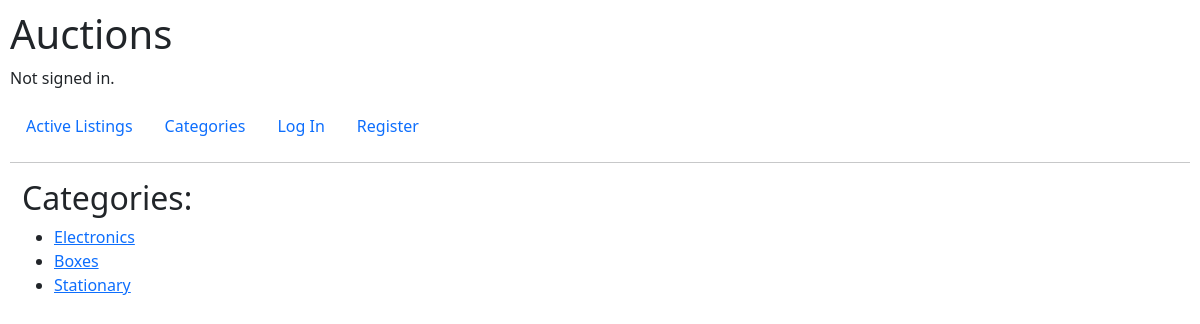
Page /categories on the earlier database version.
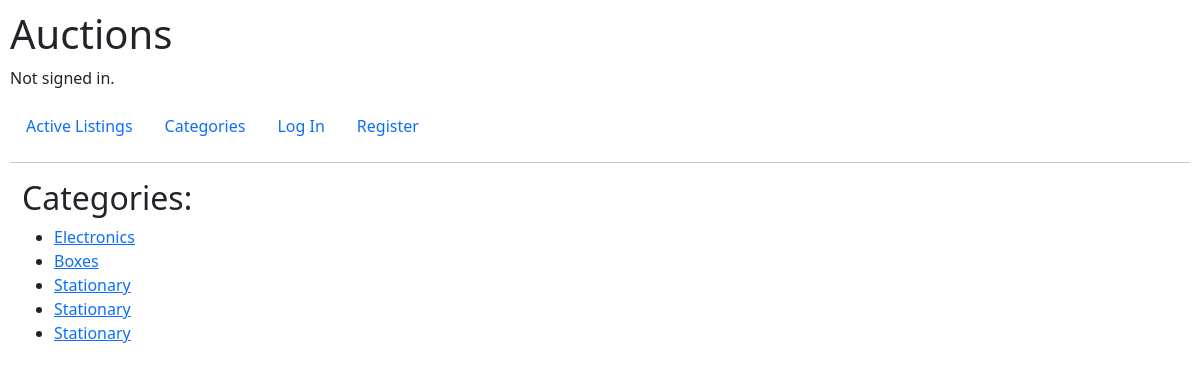
Same page on the later database version.
### auctions/models.py (models this page shows, shortened)
class Category(models.Model):
    name = models.CharField(max_length=32, null=True, blank=True)

### auctions/views.py (the view)
# urls.py: path('categories', views.categories, name='categories'),
def categories(request):
    all_categories = Category.objects.all()
    return render(request, "auctions/categories.html", {
        'categories': all_categories
    })

### auctions/templates/auctions/categories.html (shortened to what this page needs)
{% extends "auctions/layout.html" %}
{% block body %}
    <h2>Categories:</h2>
    <ul>
        {% for category in categories %}
            <li><a href="{% url 'category_name' category.id%}">{{ category.name }}</a></li>
        {% endfor %}
    </ul>
{% endblock %}

### auctions/templates/auctions/layout.html (shortened to what this page needs)
{% load static %}
<!DOCTYPE html>
<html lang="en">
    <head>
        <link href="https://cdn.jsdelivr.net/npm/bootstrap@5.3.0-alpha3/dist/css/bootstrap.min.css" rel="stylesheet">
        <link href="{% static 'auctions/styles.css' %}" rel="stylesheet">
    </head>
    <body>
        <h1>Auctions</h1>
        <div>
            {% if user.is_authenticated %}
                <p>Signed in as <strong>{{ user.username }}</strong>.</p>
            {% else %}
                <p>Not signed in.</p>
            {% endif %}
        </div>
        <ul class="nav">
            <li class="nav-item">
                <a class="nav-link" href="{% url 'index' %}">Active Listings</a>
            </li>
            <li class="nav-item">
                <a class="nav-link" href="{% url 'categories' %}">Categories</a>
            </li>
            {% if user.is_authenticated %}
                <li class="nav-item">
                    <a class="nav-link" href="{% url 'watchlist' %}">Watchlist</a>
                </li>
                <li class="nav-item">
                    <a class="nav-link" href="{% url 'create_listing' %}">Create Listing</a>
                </li>
                <li class="nav-item">
                    <a class="nav-link" href="{% url 'logout' %}">Log Out</a>
                </li>
            {% else %}
                <li class="nav-item">
                    <a class="nav-link" href="{% url 'login' %}">Log In</a>
                </li>
                <li class="nav-item">
                    <a class="nav-link" href="{% url 'register' %}">Register</a>
                </li>
            {% endif %}
        </ul>
        <hr>
        <div class="container mx-0">
            {% block body %}
            {% endblock %}
        </div>
    </body>
</html>

### auctions/static/auctions/styles.css (style rules this page uses)
body { padding: 10px; }

Differences in the rows shown:
added Category: name "Stationary"
added Category: name "Stationary"
